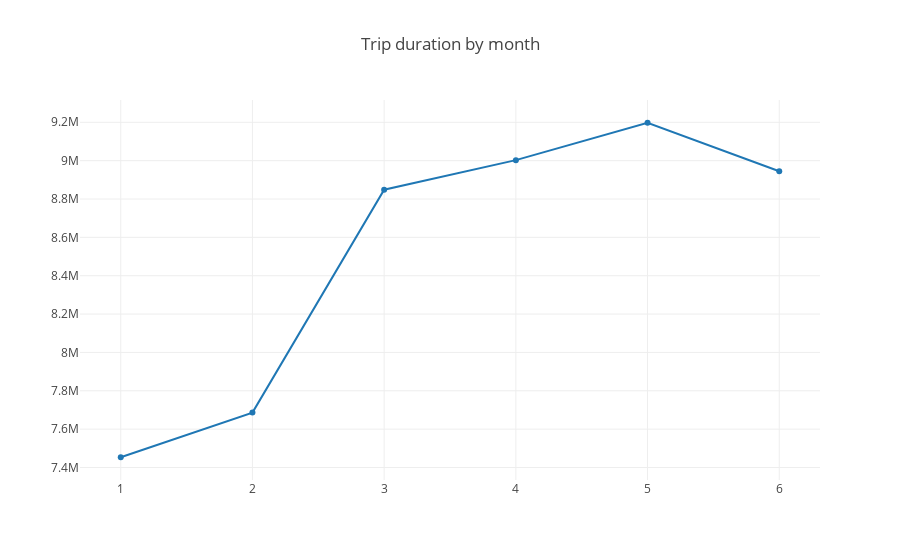

The notebook cell this image was saved under:
### Code cell
data = [trace0]
layout = {'title': 'Trip duration by month'}

fig = go.Figure(data=data, layout=layout)

iplot(fig) #, show_link=False)

### Figure 1 — Plotly figure (JSON) as saved in the notebook; plotly's stock layout.template omitted (floating-point values rounded to 4 significant figures)
{"data": [{"name": "Total duration", "type": "scatter", "x": [1, 2, 3, 4, 5, 6], "y": [7453349, 7686159, 8848759, 9002590, 9197615, 8944796]}], "layout": {"title": "Trip duration by month"}}
